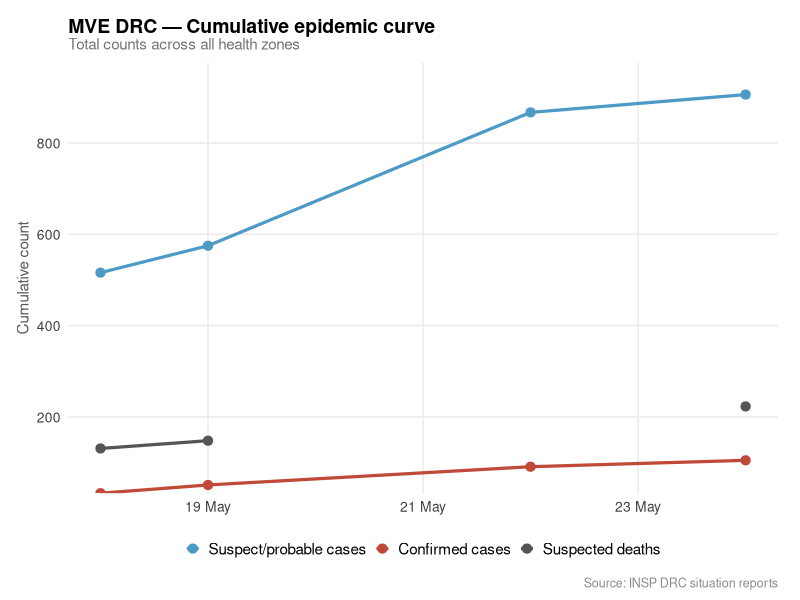
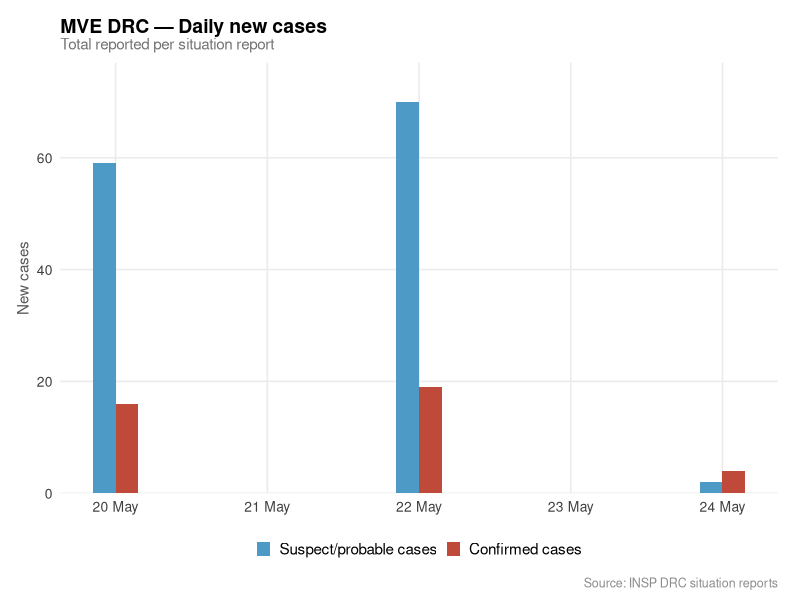
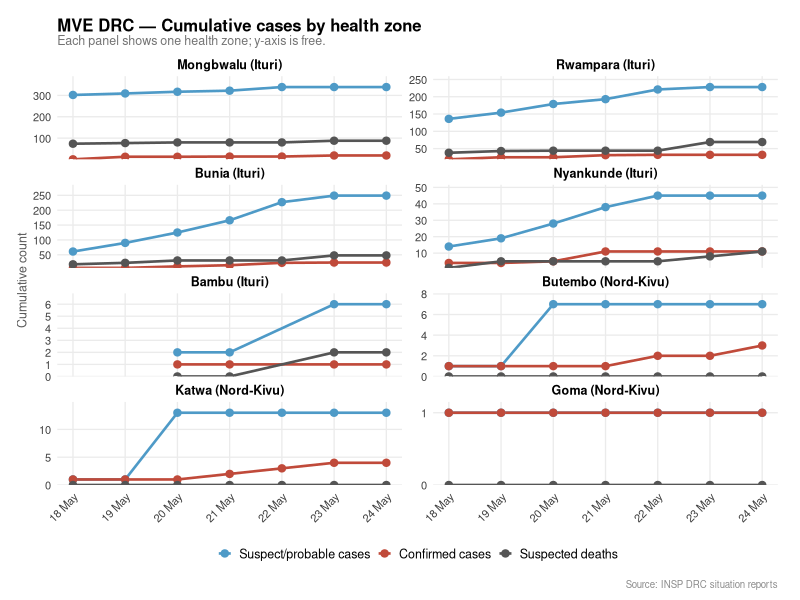
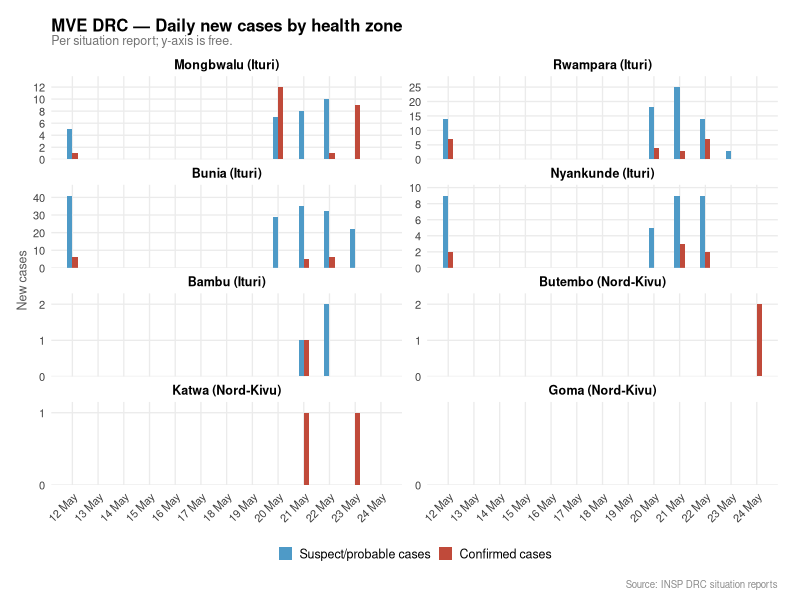

Write the R code that produced these figures, in order.
library(tidyverse)
library(lubridate)
library(here)
library(scales)

# ── Load ───────────────────────────────────────────────────────────────────────
df_raw <- read_csv(
  here::here("outputs", "master_combined_counts.csv"),
  col_types = cols(.default = "c")
)

df <- df_raw |>
  mutate(
    date      = dmy(count_end_date),
    suspect   = as.numeric(cases_suspect),
    probable  = as.numeric(cases_probable),
    confirmed = as.numeric(cases_confirmed),
    deaths    = as.numeric(deaths_suspected),
    is_agg    = (is_aggregate == "TRUE"),
    # Merge suspect + probable into one "Unconfirmed" series. Some sitreps
    # populate only one field, so this avoids disconnected / isolated dots.
    unconfirmed = coalesce(suspect, 0L) + coalesce(probable, 0L)
  )

# ── Constants ──────────────────────────────────────────────────────────────────
# Zones ordered by epidemic burden (Ituri first, then Nord-Kivu)
ZONE_LEVELS <- c(
  "Mongbwalu", "Rwampara", "Bunia", "Nyankunde", "Bambu",
  "Butembo", "Katwa", "Goma"
)

PAL <- c(
  "Suspect/probable cases" = "#4E9AC7",
  "Confirmed cases"        = "#C04A3A",
  "Suspected deaths"       = "#555555"
)

# Force integer axis breaks (suppresses decimal labels on low-count panels)
int_breaks <- function(x) unique(floor(pretty(x)))

# ── Shared theme ───────────────────────────────────────────────────────────────
theme_sitrep <- function(base_size = 11) {
  theme_minimal(base_size = base_size) %+replace%
    theme(
      plot.title       = element_text(face = "bold", size = base_size + 2, hjust = 0),
      plot.subtitle    = element_text(size = base_size - 1, colour = "grey45", hjust = 0,
                                      margin = margin(b = 8)),
      plot.caption     = element_text(size = base_size - 3, colour = "grey55", hjust = 1,
                                      margin = margin(t = 8)),
      plot.margin      = margin(12, 16, 8, 12),
      panel.grid.minor = element_blank(),
      panel.grid.major = element_line(colour = "grey92"),
      legend.position  = "bottom",
      legend.key.size  = unit(0.75, "lines"),
      legend.text      = element_text(size = base_size - 1),
      strip.text       = element_text(face = "bold", size = base_size - 1,
                                      margin = margin(b = 4)),
      axis.title       = element_text(size = base_size - 1, colour = "grey35"),
      axis.text        = element_text(size = base_size - 2, colour = "grey25")
    )
}

# ── Derived subsets ────────────────────────────────────────────────────────────
totals <- df |>
  filter(count_type == "Cumules", is_agg, zone == "Total") |>
  group_by(date) |>
  slice_max(order_by = unconfirmed, n = 1, with_ties = FALSE) |>
  ungroup() |>
  arrange(date)

# Zone cumulative — one row per (date, zone); enforce monotonicity with cummax
zone_ts <- df |>
  filter(count_type == "Cumules", !is_agg, zone %in% ZONE_LEVELS) |>
  group_by(date, zone, province) |>
  slice_max(order_by = unconfirmed, n = 1, with_ties = FALSE) |>
  ungroup() |>
  mutate(zone = factor(zone, levels = ZONE_LEVELS)) |>
  arrange(zone, date) |>
  group_by(zone) |>
  mutate(
    unconfirmed = cummax(replace_na(unconfirmed, 0L)),
    confirmed   = cummax(replace_na(confirmed,   0L)),
    deaths      = cummax(replace_na(deaths,      0L))
  ) |>
  ungroup()

# Zone new cases — one row per (date, zone)
zone_new <- df |>
  filter(count_type == "Nouveaux", !is_agg, zone %in% ZONE_LEVELS) |>
  group_by(date, zone, province) |>
  slice_max(order_by = unconfirmed, n = 1, with_ties = FALSE) |>
  ungroup() |>
  mutate(zone = factor(zone, levels = ZONE_LEVELS)) |>
  arrange(zone, date)

# Daily new cases — total row
daily_new <- df |>
  filter(count_type == "Nouveaux", is_agg, zone == "Total") |>
  group_by(date) |>
  slice_max(order_by = unconfirmed, n = 1, with_ties = FALSE) |>
  ungroup() |>
  arrange(date)

# Ordered facet label: "Zone (Province)"
make_zone_labels <- function(dat) {
  dat |>
    mutate(
      zone_label = paste0(zone, " (", province, ")"),
      zone_label = factor(zone_label,
        levels = dat |>
          distinct(zone, province) |>
          arrange(zone) |>
          mutate(lbl = paste0(zone, " (", province, ")")) |>
          pull(lbl)
      )
    )
}

# ── Plot 1: Cumulative epidemic curve (totals) ─────────────────────────────────
p1 <- totals |>
  select(date,
         `Suspect/probable cases` = unconfirmed,
         `Confirmed cases`        = confirmed,
         `Suspected deaths`       = deaths) |>
  pivot_longer(-date, names_to = "category", values_to = "count") |>
  mutate(category = factor(category, levels = names(PAL))) |>
  ggplot(aes(x = date, y = count, colour = category, group = category)) +
  geom_line(linewidth = 1.1, na.rm = TRUE) +
  geom_point(size = 2.8, na.rm = TRUE) +
  scale_colour_manual(values = PAL) +
  scale_x_date(date_labels = "%d %b", date_breaks = "2 days") +
  scale_y_continuous(breaks = int_breaks, expand = expansion(mult = c(0, 0.08))) +
  labs(
    title    = "MVE DRC \u2014 Cumulative epidemic curve",
    subtitle = "Total counts across all health zones",
    x = NULL, y = "Cumulative count", colour = NULL,
    caption  = "Source: INSP DRC situation reports"
  ) +
  theme_sitrep(base_size = 12)

# ── Plot 2: Daily new cases (totals) ──────────────────────────────────────────
p2 <- daily_new |>
  select(date,
         `Suspect/probable cases` = unconfirmed,
         `Confirmed cases`        = confirmed) |>
  pivot_longer(-date, names_to = "category", values_to = "count") |>
  mutate(category = factor(category, levels = c("Suspect/probable cases", "Confirmed cases"))) |>
  ggplot(aes(x = date, y = count, fill = category)) +
  geom_col(position = "dodge", width = 0.3, na.rm = TRUE) +
  scale_fill_manual(values = PAL) +
  scale_x_date(date_labels = "%d %b", date_breaks = "1 day") +
  scale_y_continuous(breaks = int_breaks, expand = expansion(mult = c(0, 0.1))) +
  labs(
    title    = "MVE DRC \u2014 Daily new cases",
    subtitle = "Total reported per situation report",
    x = NULL, y = "New cases", fill = NULL,
    caption  = "Source: INSP DRC situation reports"
  ) +
  theme_sitrep(base_size = 12)

# ── Plot 3: Per-zone cumulative time series ────────────────────────────────────
zone_ts_long <- zone_ts |>
  make_zone_labels() |>
  select(date, zone_label,
         `Suspect/probable cases` = unconfirmed,
         `Confirmed cases`        = confirmed,
         `Suspected deaths`       = deaths) |>
  pivot_longer(
    cols      = c(`Suspect/probable cases`, `Confirmed cases`, `Suspected deaths`),
    names_to  = "category",
    values_to = "count"
  ) |>
  mutate(category = factor(category, levels = names(PAL)))

p3 <- zone_ts_long |>
  ggplot(aes(x = date, y = count, colour = category, group = category)) +
  geom_line(linewidth = 0.9, na.rm = TRUE) +
  geom_point(size = 2.2, na.rm = TRUE) +
  scale_colour_manual(values = PAL) +
  scale_x_date(date_labels = "%d %b", date_breaks = "1 day") +
  scale_y_continuous(breaks = int_breaks, expand = expansion(mult = c(0, 0.15))) +
  facet_wrap(~ zone_label, scales = "free_y", ncol = 2) +
  labs(
    title    = "MVE DRC \u2014 Cumulative cases by health zone",
    subtitle = "Each panel shows one health zone; y-axis is free.",
    x = NULL, y = "Cumulative count", colour = NULL,
    caption  = "Source: INSP DRC situation reports"
  ) +
  theme_sitrep(base_size = 10) +
  theme(axis.text.x = element_text(size = 8, angle = 45, hjust = 1))

# ── Plot 4: Per-zone daily new cases ──────────────────────────────────────────
zone_new_long <- zone_new |>
  make_zone_labels() |>
  select(date, zone_label,
         `Suspect/probable cases` = unconfirmed,
         `Confirmed cases`        = confirmed) |>
  pivot_longer(
    cols      = c(`Suspect/probable cases`, `Confirmed cases`),
    names_to  = "category",
    values_to = "count"
  ) |>
  mutate(category = factor(category, levels = c("Suspect/probable cases", "Confirmed cases")))

p4 <- zone_new_long |>
  ggplot(aes(x = date, y = count, fill = category)) +
  geom_col(position = "dodge", width = 0.4, na.rm = TRUE) +
  scale_fill_manual(values = PAL) +
  scale_x_date(date_labels = "%d %b", date_breaks = "1 day") +
  scale_y_continuous(breaks = int_breaks, expand = expansion(mult = c(0, 0.15))) +
  facet_wrap(~ zone_label, scales = "free_y", ncol = 2) +
  labs(
    title    = "MVE DRC \u2014 Daily new cases by health zone",
    subtitle = "Per situation report; y-axis is free.",
    x = NULL, y = "New cases", fill = NULL,
    caption  = "Source: INSP DRC situation reports"
  ) +
  theme_sitrep(base_size = 10) +
  theme(axis.text.x = element_text(size = 8, angle = 45, hjust = 1))

# ── Save ───────────────────────────────────────────────────────────────────────
out_dir <- here::here("outputs")

ggsave(file.path(out_dir, "plot_01_cumulative_curve.png"),
       p1, width = 8, height = 5, dpi = 150)
ggsave(file.path(out_dir, "plot_02_daily_new_cases.png"),
       p2, width = 7, height = 4, dpi = 150)
ggsave(file.path(out_dir, "plot_03_zone_timeseries_cumulative.png"),
       p3, width = 10, height = 11, dpi = 150)
ggsave(file.path(out_dir, "plot_04_zone_timeseries_new_cases.png"),
       p4, width = 10, height = 11, dpi = 150)

message("Plots saved to outputs/")
